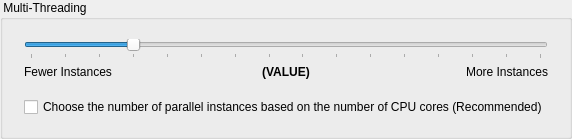
                 <widget class="QGroupBox" name="groupBox_12">
                  <property name="font">
                   <font>
                    <weight>50</weight>
                    <bold>false</bold>
                   </font>
                  </property>
                  <property name="title">
                   <string> Multi-Threading </string>
                  </property>
                  <layout class="QGridLayout" name="gridLayout_32">
                   <item row="0" column="0">
                    <layout class="QGridLayout" name="gridLayout_31">
                     <item row="1" column="1" colspan="3">
                      <widget class="QSlider" name="sliderMaxInstances">
                       <property name="minimum">
                        <number>1</number>
                       </property>
                       <property name="maximum">
                        <number>16</number>
                       </property>
                       <property name="pageStep">
                        <number>1</number>
                       </property>
                       <property name="sliderPosition">
                        <number>4</number>
                       </property>
                       <property name="orientation">
                        <enum>Qt::Horizontal</enum>
                       </property>
                       <property name="tickPosition">
                        <enum>QSlider::TicksBelow</enum>
                       </property>
                       <property name="tickInterval">
                        <number>1</number>
                       </property>
                      </widget>
                     </item>
                     <item row="1" column="0">
                      <spacer name="horizontalSpacer_35">
                       <property name="orientation">
                        <enum>Qt::Horizontal</enum>
                       </property>
                       <property name="sizeType">
                        <enum>QSizePolicy::Fixed</enum>
                       </property>
                       <property name="sizeHint" stdset="0">
                        <size>
                         <width>10</width>
                         <height>20</height>
                        </size>
                       </property>
                      </spacer>
                     </item>
                     <item row="1" column="4">
                      <spacer name="horizontalSpacer_36">
                       <property name="orientation">
                        <enum>Qt::Horizontal</enum>
                       </property>
                       <property name="sizeType">
                        <enum>QSizePolicy::Fixed</enum>
                       </property>
                       <property name="sizeHint" stdset="0">
                        <size>
                         <width>10</width>
                         <height>20</height>
                        </size>
                       </property>
                      </spacer>
                     </item>
                     <item row="0" column="1" colspan="3">
                      <spacer name="verticalSpacer_17">
                       <property name="orientation">
                        <enum>Qt::Vertical</enum>
                       </property>
                       <property name="sizeType">
                        <enum>QSizePolicy::Fixed</enum>
                       </property>
                       <property name="sizeHint" stdset="0">
                        <size>
                         <width>8</width>
                         <height>8</height>
                        </size>
                       </property>
                      </spacer>
                     </item>
                     <item row="5" column="1" colspan="3">
                      <spacer name="verticalSpacer_18">
                       <property name="orientation">
                        <enum>Qt::Vertical</enum>
                       </property>
                       <property name="sizeType">
                        <enum>QSizePolicy::Fixed</enum>
                       </property>
                       <property name="sizeHint" stdset="0">
                        <size>
                         <width>20</width>
                         <height>8</height>
                        </size>
                       </property>
                      </spacer>
                     </item>
                     <item row="4" column="1" colspan="3">
                      <widget class="QCheckBox" name="checkBoxAutoDetectInstances">
                       <property name="text">
                        <string>Choose the number of parallel instances based on the number of CPU cores (Recommended)</string>
                       </property>
                      </widget>
                     </item>
                     <item row="2" column="1">
                      <widget class="QLabel" name="labelMaxInstancesFewer">
                       <property name="text">
                        <string>Fewer Instances</string>
                       </property>
                      </widget>
                     </item>
                     <item row="2" column="2">
                      <widget class="QLabel" name="labelMaxInstances">
                       <property name="font">
                        <font>
                         <weight>75</weight>
                         <bold>true</bold>
                        </font>
                       </property>
                       <property name="text">
                        <string notr="true">(VALUE)</string>
                       </property>
                       <property name="alignment">
                        <set>Qt::AlignCenter</set>
                       </property>
                      </widget>
                     </item>
                     <item row="2" column="3">
                      <widget class="QLabel" name="labelMaxInstancesMore">
                       <property name="text">
                        <string>More Instances</string>
                       </property>
                       <property name="alignment">
                        <set>Qt::AlignRight|Qt::AlignTrailing|Qt::AlignVCenter</set>
                       </property>
                      </widget>
                     </item>
                     <item row="3" column="1" colspan="3">
                      <spacer name="verticalSpacer_19">
                       <property name="orientation">
                        <enum>Qt::Vertical</enum>
                       </property>
                       <property name="sizeType">
                        <enum>QSizePolicy::Fixed</enum>
                       </property>
                       <property name="sizeHint" stdset="0">
                        <size>
                         <width>20</width>
                         <height>12</height>
                        </size>
                       </property>
                      </spacer>
                     </item>
                    </layout>
                   </item>
                  </layout>
                 </widget>
